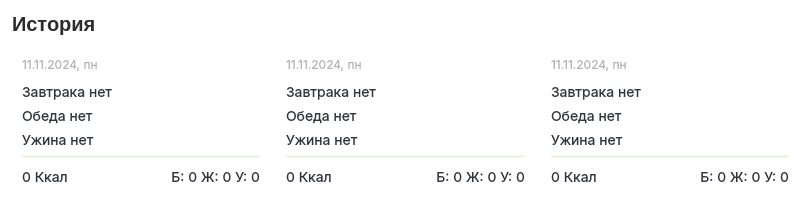
   <widget class="QFrame" name="history_frame">
    <property name="geometry">
     <rect>
      <x>320</x>
      <y>420</y>
      <width>811</width>
      <height>211</height>
     </rect>
    </property>
    <property name="styleSheet">
     <string notr="true">background-color: rgba(255, 255, 255, 30%);
border: 1px solid  rgba(255, 255, 255, 40%);
border-radius: 10%;

</string>
    </property>
    <layout class="QVBoxLayout" name="verticalLayout_2">
     <item>
      <widget class="QLabel" name="hostoryHeaderLabel">
       <property name="enabled">
        <bool>true</bool>
       </property>
       <property name="minimumSize">
        <size>
         <width>0</width>
         <height>24</height>
        </size>
       </property>
       <property name="maximumSize">
        <size>
         <width>787</width>
         <height>24</height>
        </size>
       </property>
       <property name="styleSheet">
        <string notr="true">background-color: none;
color: #2d2c2c;
border:none;

width: 435px;
height: 24px;

font-size: 20px;
font-family: Inter, &quot;Extra Bold&quot;;
font-weight: 800;
text-align: left;
vertical-align: top</string>
       </property>
       <property name="text">
        <string>История</string>
       </property>
      </widget>
     </item>
     <item>
      <layout class="QHBoxLayout" name="horizontalLayout">
       <item>
        <widget class="QFrame" name="history_card_frame_1">
         <property name="styleSheet">
          <string notr="true">background-color: rgba(255, 255, 255, 30%);
border: 1px solid  rgba(255, 255, 255, 40%);
border-radius: 10%;

</string>
         </property>
         <layout class="QVBoxLayout" name="verticalLayout_8">
          <item>
           <widget class="QLabel" name="dateLabel">
            <property name="styleSheet">
             <string notr="true">color:#b4b4b4;
background-color: none;
border: none;

text-align:left;
vertical-align:text-top;
font-size:12px;
font-family:Inter;
line-height:auto;
border-style:hidden;
outline:none;</string>
            </property>
            <property name="text">
             <string>11.11.2024, пн</string>
            </property>
            <property name="scaledContents">
             <bool>false</bool>
            </property>
            <property name="wordWrap">
             <bool>true</bool>
            </property>
           </widget>
          </item>
          <item>
           <layout class="QVBoxLayout" name="listFoodVerticalLayout">
            <item>
             <widget class="QLabel" name="breakfastLabel">
              <property name="styleSheet">
               <string notr="true">background-color: none;
border: none;

text-align:left;
vertical-align:text-top;
font-size:12px;
font-family:Inter;
line-height:auto;
border-style:hidden;
outline:none;

color:#30353b;
text-align:left;
vertical-align:text-top;
font-size:14px;
font-family:Inter;
line-height:auto;
border-style:hidden;
outline:none;
width:435px;</string>
              </property>
              <property name="text">
               <string>Завтрака нет</string>
              </property>
              <property name="scaledContents">
               <bool>false</bool>
              </property>
              <property name="wordWrap">
               <bool>true</bool>
              </property>
             </widget>
            </item>
            <item>
             <widget class="QLabel" name="lunchLabel">
              <property name="styleSheet">
               <string notr="true">background-color: none;
border: none;

text-align:left;
vertical-align:text-top;
font-size:12px;
font-family:Inter;
line-height:auto;
border-style:hidden;
outline:none;

color:#30353b;
text-align:left;
vertical-align:text-top;
font-size:14px;
font-family:Inter;
line-height:auto;
border-style:hidden;
outline:none;
width:435px;</string>
              </property>
              <property name="text">
               <string>Обеда нет</string>
              </property>
              <property name="scaledContents">
               <bool>false</bool>
              </property>
              <property name="wordWrap">
               <bool>true</bool>
              </property>
             </widget>
            </item>
            <item>
             <widget class="QLabel" name="dinerLabel">
              <property name="styleSheet">
               <string notr="true">background-color: none;
border: none;

text-align:left;
vertical-align:text-top;
font-size:12px;
font-family:Inter;
line-height:auto;
border-style:hidden;
outline:none;

color:#30353b;
text-align:left;
vertical-align:text-top;
font-size:14px;
font-family:Inter;
line-height:auto;
border-style:hidden;
outline:none;
width:435px;</string>
              </property>
              <property name="text">
               <string>Ужина нет</string>
              </property>
              <property name="scaledContents">
               <bool>false</bool>
              </property>
              <property name="wordWrap">
               <bool>true</bool>
              </property>
             </widget>
            </item>
           </layout>
          </item>
          <item>
           <widget class="Line" name="cardBorderLine">
            <property name="styleSheet">
             <string notr="true">background-color: rgba(173, 220, 130, 75)</string>
            </property>
            <property name="frameShadow">
             <enum>QFrame::Plain</enum>
            </property>
            <property name="lineWidth">
             <number>1</number>
            </property>
            <property name="orientation">
             <enum>Qt::Horizontal</enum>
            </property>
           </widget>
          </item>
          <item>
           <layout class="QHBoxLayout" name="horizontalLayout_2">
            <item>
             <widget class="QLabel" name="kaloriesLabel">
              <property name="styleSheet">
               <string notr="true">background-color: none;
border: none;

text-align:left;
vertical-align:text-top;
font-size:12px;
font-family:Inter;
line-height:auto;
border-style:hidden;
outline:none;

color:#30353b;
text-align:left;
vertical-align:text-top;
font-size:14px;
font-family:Inter;
line-height:auto;
border-style:hidden;
outline:none;
width:435px;</string>
              </property>
              <property name="text">
               <string>0 Ккал</string>
              </property>
              <property name="scaledContents">
               <bool>false</bool>
              </property>
              <property name="wordWrap">
               <bool>true</bool>
              </property>
             </widget>
            </item>
            <item>
             <widget class="QLabel" name="foodvalueLabel">
              <property name="styleSheet">
               <string notr="true">background-color: none;
border: none;

text-align:left;
vertical-align:text-top;
font-size:12px;
font-family:Inter;
line-height:auto;
border-style:hidden;
outline:none;

color:#30353b;
text-align:left;
vertical-align:text-top;
font-size:14px;
font-family:Inter;
line-height:auto;
border-style:hidden;
outline:none;
width:435px;</string>
              </property>
              <property name="text">
               <string>Б: 0 Ж: 0 У: 0</string>
              </property>
              <property name="scaledContents">
               <bool>false</bool>
              </property>
              <property name="alignment">
               <set>Qt::AlignRight|Qt::AlignTrailing|Qt::AlignVCenter</set>
              </property>
              <property name="wordWrap">
               <bool>true</bool>
              </property>
             </widget>
            </item>
           </layout>
          </item>
         </layout>
        </widget>
       </item>
       <item>
        <widget class="QFrame" name="history_card_frame_2">
         <property name="styleSheet">
          <string notr="true">background-color: rgba(255, 255, 255, 30%);
border: 1px solid  rgba(255, 255, 255, 40%);
border-radius: 10%;

</string>
         </property>
         <layout class="QVBoxLayout" name="verticalLayout_9">
          <item>
           <widget class="QLabel" name="dateLabel_2">
            <property name="styleSheet">
             <string notr="true">color:#b4b4b4;
background-color: none;
border: none;

text-align:left;
vertical-align:text-top;
font-size:12px;
font-family:Inter;
line-height:auto;
border-style:hidden;
outline:none;</string>
            </property>
            <property name="text">
             <string>11.11.2024, пн</string>
            </property>
            <property name="scaledContents">
             <bool>false</bool>
            </property>
            <property name="wordWrap">
             <bool>true</bool>
            </property>
           </widget>
          </item>
          <item>
           <layout class="QVBoxLayout" name="listFoodVerticalLayout_2">
            <item>
             <widget class="QLabel" name="breakfastLabel_2">
              <property name="styleSheet">
               <string notr="true">background-color: none;
border: none;

text-align:left;
vertical-align:text-top;
font-size:12px;
font-family:Inter;
line-height:auto;
border-style:hidden;
outline:none;

color:#30353b;
text-align:left;
vertical-align:text-top;
font-size:14px;
font-family:Inter;
line-height:auto;
border-style:hidden;
outline:none;
width:435px;</string>
              </property>
              <property name="text">
               <string>Завтрака нет</string>
              </property>
              <property name="scaledContents">
               <bool>false</bool>
              </property>
              <property name="wordWrap">
               <bool>true</bool>
              </property>
             </widget>
            </item>
            <item>
             <widget class="QLabel" name="lunchLabel_2">
              <property name="styleSheet">
               <string notr="true">background-color: none;
border: none;

text-align:left;
vertical-align:text-top;
font-size:12px;
font-family:Inter;
line-height:auto;
border-style:hidden;
outline:none;

color:#30353b;
text-align:left;
vertical-align:text-top;
font-size:14px;
font-family:Inter;
line-height:auto;
border-style:hidden;
outline:none;
width:435px;</string>
              </property>
              <property name="text">
               <string>Обеда нет</string>
              </property>
              <property name="scaledContents">
               <bool>false</bool>
              </property>
              <property name="wordWrap">
               <bool>true</bool>
              </property>
             </widget>
            </item>
            <item>
             <widget class="QLabel" name="dinerLabel_2">
              <property name="styleSheet">
               <string notr="true">background-color: none;
border: none;

text-align:left;
vertical-align:text-top;
font-size:12px;
font-family:Inter;
line-height:auto;
border-style:hidden;
outline:none;

color:#30353b;
text-align:left;
vertical-align:text-top;
font-size:14px;
font-family:Inter;
line-height:auto;
border-style:hidden;
outline:none;
width:435px;</string>
              </property>
              <property name="text">
               <string>Ужина нет</string>
              </property>
              <property name="scaledContents">
               <bool>false</bool>
              </property>
              <property name="wordWrap">
               <bool>true</bool>
              </property>
             </widget>
            </item>
           </layout>
          </item>
          <item>
           <widget class="Line" name="cardBorderLine_2">
            <property name="styleSheet">
             <string notr="true">background-color: rgba(173, 220, 130, 75)</string>
            </property>
            <property name="frameShadow">
             <enum>QFrame::Plain</enum>
            </property>
            <property name="lineWidth">
             <number>1</number>
            </property>
            <property name="orientation">
             <enum>Qt::Horizontal</enum>
            </property>
           </widget>
          </item>
          <item>
           <layout class="QHBoxLayout" name="horizontalLayout_7">
            <item>
             <widget class="QLabel" name="kaloriesLabel_2">
              <property name="styleSheet">
               <string notr="true">background-color: none;
border: none;

text-align:left;
vertical-align:text-top;
font-size:12px;
font-family:Inter;
line-height:auto;
border-style:hidden;
outline:none;

color:#30353b;
text-align:left;
vertical-align:text-top;
font-size:14px;
font-family:Inter;
line-height:auto;
border-style:hidden;
outline:none;
width:435px;</string>
              </property>
              <property name="text">
               <string>0 Ккал</string>
              </property>
              <property name="scaledContents">
               <bool>false</bool>
              </property>
              <property name="wordWrap">
               <bool>true</bool>
              </property>
             </widget>
            </item>
            <item>
             <widget class="QLabel" name="foodvalueLabel_2">
              <property name="styleSheet">
               <string notr="true">background-color: none;
border: none;

text-align:left;
vertical-align:text-top;
font-size:12px;
font-family:Inter;
line-height:auto;
border-style:hidden;
outline:none;

color:#30353b;
text-align:left;
vertical-align:text-top;
font-size:14px;
font-family:Inter;
line-height:auto;
border-style:hidden;
outline:none;
width:435px;</string>
              </property>
              <property name="text">
               <string>Б: 0 Ж: 0 У: 0</string>
              </property>
              <property name="scaledContents">
               <bool>false</bool>
              </property>
              <property name="alignment">
               <set>Qt::AlignRight|Qt::AlignTrailing|Qt::AlignVCenter</set>
              </property>
              <property name="wordWrap">
               <bool>true</bool>
              </property>
             </widget>
            </item>
           </layout>
          </item>
         </layout>
        </widget>
       </item>
       <item>
        <widget class="QFrame" name="history_card_frame_3">
         <property name="styleSheet">
          <string notr="true">background-color: rgba(255, 255, 255, 30%);
border: 1px solid  rgba(255, 255, 255, 40%);
border-radius: 10%;

</string>
         </property>
         <layout class="QVBoxLayout" name="verticalLayout_10">
          <item>
           <widget class="QLabel" name="dateLabel_3">
            <property name="styleSheet">
             <string notr="true">color:#b4b4b4;
background-color: none;
border: none;

text-align:left;
vertical-align:text-top;
font-size:12px;
font-family:Inter;
line-height:auto;
border-style:hidden;
outline:none;</string>
            </property>
            <property name="text">
             <string>11.11.2024, пн</string>
            </property>
            <property name="scaledContents">
             <bool>false</bool>
            </property>
            <property name="wordWrap">
             <bool>true</bool>
            </property>
           </widget>
          </item>
          <item>
           <layout class="QVBoxLayout" name="listFoodVerticalLayout_3">
            <item>
             <widget class="QLabel" name="breakfastLabel_3">
              <property name="styleSheet">
               <string notr="true">background-color: none;
border: none;

text-align:left;
vertical-align:text-top;
font-size:12px;
font-family:Inter;
line-height:auto;
border-style:hidden;
outline:none;

color:#30353b;
text-align:left;
vertical-align:text-top;
font-size:14px;
font-family:Inter;
line-height:auto;
border-style:hidden;
outline:none;
width:435px;</string>
              </property>
              <property name="text">
               <string>Завтрака нет</string>
              </property>
              <property name="scaledContents">
               <bool>false</bool>
              </property>
              <property name="wordWrap">
               <bool>true</bool>
              </property>
             </widget>
            </item>
            <item>
             <widget class="QLabel" name="lunchLabel_3">
              <property name="styleSheet">
               <string notr="true">background-color: none;
border: none;

text-align:left;
vertical-align:text-top;
font-size:12px;
font-family:Inter;
line-height:auto;
border-style:hidden;
outline:none;

color:#30353b;
text-align:left;
vertical-align:text-top;
font-size:14px;
font-family:Inter;
line-height:auto;
border-style:hidden;
outline:none;
width:435px;</string>
              </property>
              <property name="text">
               <string>Обеда нет</string>
              </property>
              <property name="scaledContents">
               <bool>false</bool>
              </property>
              <property name="wordWrap">
               <bool>true</bool>
              </property>
             </widget>
            </item>
            <item>
             <widget class="QLabel" name="dinerLabel_3">
              <property name="styleSheet">
               <string notr="true">background-color: none;
border: none;

text-align:left;
vertical-align:text-top;
font-size:12px;
font-family:Inter;
line-height:auto;
border-style:hidden;
outline:none;

color:#30353b;
text-align:left;
vertical-align:text-top;
font-size:14px;
font-family:Inter;
line-height:auto;
border-style:hidden;
outline:none;
width:435px;</string>
              </property>
              <property name="text">
               <string>Ужина нет</string>
              </property>
              <property name="scaledContents">
               <bool>false</bool>
              </property>
              <property name="wordWrap">
               <bool>true</bool>
              </property>
             </widget>
            </item>
           </layout>
          </item>
          <item>
           <widget class="Line" name="cardBorderLine_3">
            <property name="styleSheet">
             <string notr="true">background-color: rgba(173, 220, 130, 75)</string>
            </property>
            <property name="frameShadow">
             <enum>QFrame::Plain</enum>
            </property>
            <property name="lineWidth">
             <number>1</number>
            </property>
            <property name="orientation">
             <enum>Qt::Horizontal</enum>
            </property>
           </widget>
          </item>
          <item>
           <layout class="QHBoxLayout" name="horizontalLayout_8">
            <item>
             <widget class="QLabel" name="kaloriesLabel_3">
              <property name="styleSheet">
               <string notr="true">background-color: none;
border: none;

text-align:left;
vertical-align:text-top;
font-size:12px;
font-family:Inter;
line-height:auto;
border-style:hidden;
outline:none;

color:#30353b;
text-align:left;
vertical-align:text-top;
font-size:14px;
font-family:Inter;
line-height:auto;
border-style:hidden;
outline:none;
width:435px;</string>
              </property>
              <property name="text">
               <string>0 Ккал</string>
              </property>
              <property name="scaledContents">
               <bool>false</bool>
              </property>
              <property name="wordWrap">
               <bool>true</bool>
              </property>
             </widget>
            </item>
            <item>
             <widget class="QLabel" name="foodvalueLabel_3">
              <property name="styleSheet">
               <string notr="true">background-color: none;
border: none;

text-align:left;
vertical-align:text-top;
font-size:12px;
font-family:Inter;
line-height:auto;
border-style:hidden;
outline:none;

color:#30353b;
text-align:left;
vertical-align:text-top;
font-size:14px;
font-family:Inter;
line-height:auto;
border-style:hidden;
outline:none;
width:435px;</string>
              </property>
              <property name="text">
               <string>Б: 0 Ж: 0 У: 0</string>
              </property>
              <property name="scaledContents">
               <bool>false</bool>
              </property>
              <property name="alignment">
               <set>Qt::AlignRight|Qt::AlignTrailing|Qt::AlignVCenter</set>
              </property>
              <property name="wordWrap">
               <bool>true</bool>
              </property>
             </widget>
            </item>
           </layout>
          </item>
         </layout>
        </widget>
       </item>
      </layout>
     </item>
    </layout>
   </widget>
